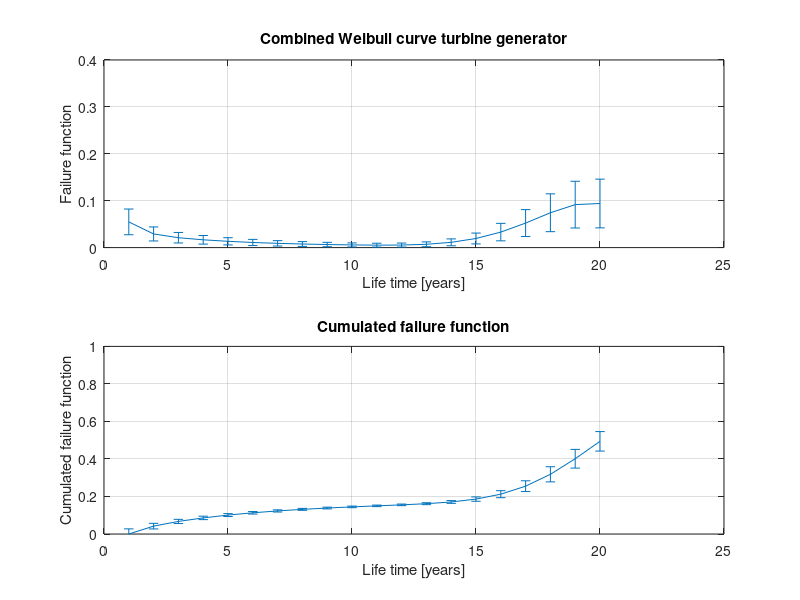

This chart was generated by the following MATLAB code:
function F_generator = Failure_function_generator()
%% generator failure functions
t_lifespan = 20;
t = linspace(1,t_lifespan,t_lifespan);
% Early failures
beta = 0.4; % Shape parameter
eta = 2; % Characteristic life
gamma = 0; % Failure free life
f_early = beta/eta*((t-gamma)./eta).^(beta-1).*exp(-((t-gamma)./eta).^beta);
% Aging failures
beta = 6; % Shape parameter
eta = 12; % Characteristic life
gamma = 8; % Failure free life
f_aging = beta/eta*((t-gamma)./eta).^(beta-1).*exp(-((t-gamma)./eta).^beta);

% Failure curve
ft_generator = 0.5.*f_early + 0.5.*f_aging;
% Cumulated curve
ft_generator_cum = cumtrapz(ft_generator);
% Error over time
err = 0.5.*(ft_generator)+0.01.*(ft_generator_cum);

% Plots
figure(3);
p1 = subplot(2,1,1);
%plot(p1,t,ft_generator)
errorbar(t,ft_generator,err);
title(p1,'Combined Weibull curve turbine generator')
xlabel('Life time [years]')
ylabel('Failure function')
ylim([0,0.4])
grid on

p2 = subplot(2,1,2);
%plot(p2,t,ft_generator_cum)
errorbar(t,ft_generator_cum,err);
title(p2,'Cumulated failure function')
xlabel('Life time [years]')
ylabel('Cumulated failure function')
ylim([0,1])
grid on

% Yearly failure rate and error
F_generator = [ft_generator ; err];
end